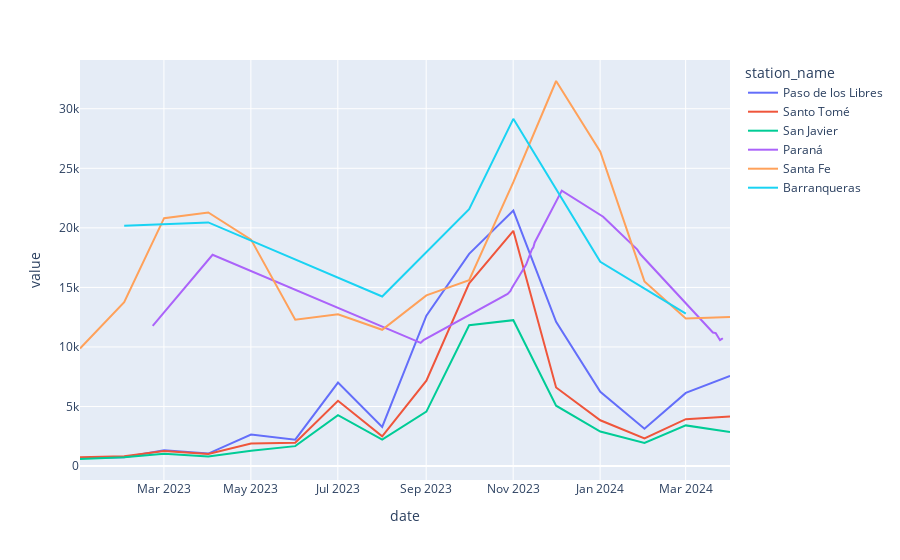

Here is the notebook cell this chart was saved with:
### Markdown cell above
read observation identifiers from csv, retrieve data and plot together

### Code cell
stations = pandas.read_csv("data/ina_timeseries.csv")
df_list = []
for index, row in stations.iterrows():
    data = client.getData(
        "2023-01-01",
        "2024-05-01", 
        observationIdentifier = row["observation_identifier"])
    df_ = pandas.DataFrame(data)
    df_["station_name"] = row["station_name"]
    df_list.append(df_)
df = pandas.concat(df_list)
px.line(df, x = "date", y = "value", color = "station_name")

### Figure 1 — Plotly figure (JSON) as saved in the notebook; plotly's stock layout.template omitted (floating-point values rounded to 4 significant figures)
{"data": [{"hovertemplate": "station_name=Paso de los Libres<br>date=%{x}<br>value=%{y}<extra></extra>", "legendgroup": "Paso de los Libres", "line": {"color": "#636efa", "dash": "solid"}, "marker": {"symbol": "circle"}, "mode": "lines", "name": "Paso de los Libres", "orientation": "v", "showlegend": true, "type": "scatter", "x": ["2023-01-01T03:00:00Z", "2023-02-01T03:00:00Z", "2023-03-01T03:00:00Z", "2023-04-01T03:00:00Z", "2023-05-01T03:00:00Z", "2023-06-01T03:00:00Z", "2023-07-01T03:00:00Z", "2023-08-01T03:00:00Z", "2023-09-01T03:00:00Z", "2023-10-01T03:00:00Z", "2023-11-01T03:00:00Z", "2023-12-01T03:00:00Z", "2024-01-01T03:00:00Z", "2024-02-01T03:00:00Z", "2024-03-01T03:00:00Z", "2024-04-01T03:00:00Z"], "xaxis": "x", "y": [683.0, 750.7, 1331.0, 1048.0, 2649.0, 2220.0, 7007.0, 3286.0, 12630.0, 17820.0, 21450.0, 12110.0, 6236.0, 3140.0, 6146.0, 7574.0], "yaxis": "y"}, {"hovertemplate": "station_name=Santo Tomé<br>date=%{x}<br>value=%{y}<extra></extra>", "legendgroup": "Santo Tomé", "line": {"color": "#EF553B", "dash": "solid"}, "marker": {"symbol": "circle"}, "mode": "lines", "name": "Santo Tomé", "orientation": "v", "showlegend": true, "type": "scatter", "x": ["2023-01-01T03:00:00Z", "2023-02-01T03:00:00Z", "2023-03-01T03:00:00Z", "2023-04-01T03:00:00Z", "2023-05-01T03:00:00Z", "2023-06-01T03:00:00Z", "2023-07-01T03:00:00Z", "2023-08-01T03:00:00Z", "2023-09-01T03:00:00Z", "2023-10-01T03:00:00Z", "2023-11-01T03:00:00Z", "2023-12-01T03:00:00Z", "2024-01-01T03:00:00Z", "2024-02-01T03:00:00Z", "2024-03-01T03:00:00Z", "2024-04-01T03:00:00Z"], "xaxis": "x", "y": [731.0, 833.8, 1269.0, 1008.0, 1886.0, 1953.0, 5486.0, 2499.0, 7167.0, 15350.0, 19750.0, 6599.0, 3844.0, 2324.0, 3939.0, 4164.0], "yaxis": "y"}, {"hovertemplate": "station_name=San Javier<br>date=%{x}<br>value=%{y}<extra></extra>", "legendgroup": "San Javier", "line": {"color": "#00cc96", "dash": "solid"}, "marker": {"symbol": "circle"}, "mode": "lines", "name": "San Javier", "orientation": "v", "showlegend": true, "type": "scatter", "x": ["2023-01-01T03:00:00Z", "2023-02-01T03:00:00Z", "2023-03-01T03:00:00Z", "2023-04-01T03:00:00Z", "2023-05-01T03:00:00Z", "2023-06-01T03:00:00Z", "2023-07-01T03:00:00Z", "2023-08-01T03:00:00Z", "2023-09-01T03:00:00Z", "2023-10-01T03:00:00Z", "2023-11-01T03:00:00Z", "2023-12-01T03:00:00Z", "2024-01-01T03:00:00Z", "2024-02-01T03:00:00Z", "2024-03-01T03:00:00Z", "2024-04-01T03:00:00Z"], "xaxis": "x", "y": [594.0, 741.4, 1036.0, 809.6, 1293.0, 1673.0, 4278.0, 2229.0, 4572.0, 11830.0, 12250.0, 5067.0, 2903.0, 1942.0, 3415.0, 2861.0], "yaxis": "y"}, {"hovertemplate": "station_name=Paraná<br>date=%{x}<br>value=%{y}<extra></extra>", "legendgroup": "Paraná", "line": {"color": "#ab63fa", "dash": "solid"}, "marker": {"symbol": "circle"}, "mode": "lines", "name": "Paraná", "orientation": "v", "showlegend": true, "type": "scatter", "x": ["2023-02-21T03:00:00Z", "2023-04-04T03:00:00Z", "2023-08-28T03:00:00Z", "2023-08-29T03:00:00Z", "2023-08-30T03:00:00Z", "2023-10-28T03:00:00Z", "2023-10-29T03:00:00Z", "2023-10-30T03:00:00Z", "2023-10-31T03:00:00Z", "2023-11-01T03:00:00Z", "2023-11-02T03:00:00Z", "2023-11-03T03:00:00Z", "2023-11-08T03:00:00Z", "2023-11-09T03:00:00Z", "2023-11-10T03:00:00Z", "2023-11-14T03:00:00Z", "2023-11-15T03:00:00Z", "2023-11-16T03:00:00Z", "2023-12-05T03:00:00Z", "2024-01-03T03:00:00Z", "2024-01-04T03:00:00Z", "2024-01-05T03:00:00Z", "2024-01-27T03:00:00Z", "2024-01-28T03:00:00Z", "2024-01-29T03:00:00Z", "2024-03-20T03:00:00Z", "2024-03-21T03:00:00Z", "2024-03-22T03:00:00Z", "2024-03-23T03:00:00Z", "2024-03-24T03:00:00Z", "2024-03-25T03:00:00Z", "2024-03-26T03:00:00Z", "2024-03-27T03:00:00Z"], "xaxis": "x", "y": [11780.0, 17740.0, 10350.0, 10490.0, 10570.0, 14450.0, 14600.0, 14700.0, 14960.0, 15120.0, 15340.0, 15540.0, 16610.0, 16780.0, 16920.0, 18190.0, 18360.0, 18770.0, 23120.0, 20930.0, 20770.0, 20700.0, 18170.0, 17990.0, 17800.0, 11210.0, 11190.0, 11160.0, 10970.0, 10770.0, 10570.0, 10650.0, 10730.0], "yaxis": "y"}, {"hovertemplate": "station_name=Santa Fe<br>date=%{x}<br>value=%{y}<extra></extra>", "legendgroup": "Santa Fe", "line": {"color": "#FFA15A", "dash": "solid"}, "marker": {"symbol": "circle"}, "mode": "lines", "name": "Santa Fe", "orientation": "v", "showlegend": true, "type": "scatter", "x": ["2023-01-01T03:00:00Z", "2023-02-01T03:00:00Z", "2023-03-01T03:00:00Z", "2023-04-01T03:00:00Z", "2023-05-01T03:00:00Z", "2023-06-01T03:00:00Z", "2023-07-01T03:00:00Z", "2023-08-01T03:00:00Z", "2023-09-01T03:00:00Z", "2023-10-01T03:00:00Z", "2023-11-01T03:00:00Z", "2023-12-01T03:00:00Z", "2024-01-01T03:00:00Z", "2024-02-01T03:00:00Z", "2024-03-01T03:00:00Z", "2024-04-01T03:00:00Z"], "xaxis": "x", "y": [9866.0, 13750.0, 20810.0, 21290.0, 19010.0, 12280.0, 12740.0, 11440.0, 14330.0, 15600.0, 23830.0, 32330.0, 26380.0, 15500.0, 12400.0, 12510.0], "yaxis": "y"}, {"hovertemplate": "station_name=Barranqueras<br>date=%{x}<br>value=%{y}<extra></extra>", "legendgroup": "Barranqueras", "line": {"color": "#19d3f3", "dash": "solid"}, "marker": {"symbol": "circle"}, "mode": "lines", "name": "Barranqueras", "orientation": "v", "showlegend": true, "type": "scatter", "x": ["2023-02-01T03:00:00Z", "2023-04-01T03:00:00Z", "2023-08-01T03:00:00Z", "2023-10-01T03:00:00Z", "2023-11-01T03:00:00Z", "2024-01-01T03:00:00Z", "2024-03-01T03:00:00Z"], "xaxis": "x", "y": [20180.0, 20460.0, 14240.0, 21560.0, 29150.0, 17140.0, 12790.0], "yaxis": "y"}], "layout": {"legend": {"title": {"text": "station_name"}, "tracegroupgap": 0}, "margin": {"t": 60}, "xaxis": {"anchor": "y", "domain": [0, 1], "title": {"text": "date"}}, "yaxis": {"anchor": "x", "domain": [0, 1], "title": {"text": "value"}}}}
